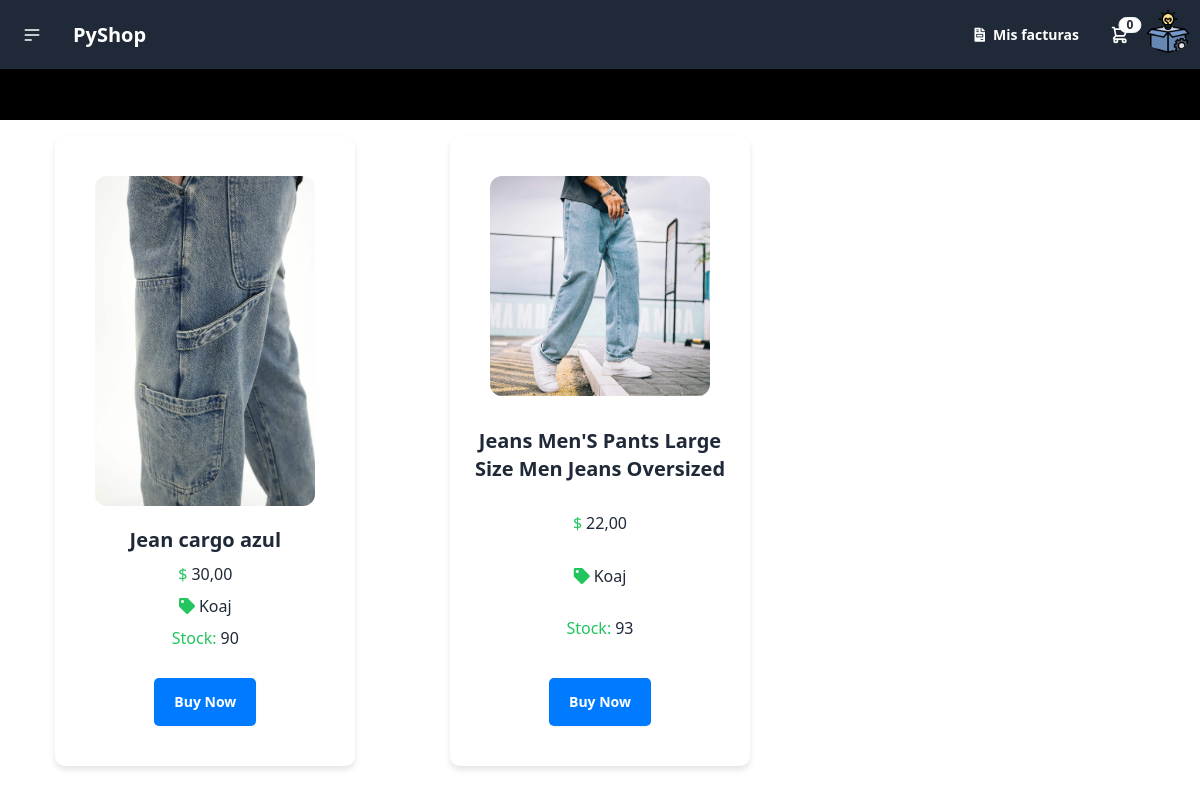
The app's page /products/?brand_id=1 (signed in) with its own data.
### core/models.py (models this page shows, shortened)
class Product(models.Model):
    class Status(models.TextChoices):
        STORE = 'RS', 'Rio Store'
        FERRISARITO = 'FS', 'Ferrisariato'
        COMISARIATO = 'CS', 'Comisariato'
    description = models.CharField('Articulo',max_length=100)
    cost=models.DecimalField('Costo Producto',max_digits=10,decimal_places=2,default=Decimal('0.0'))
    price=models.DecimalField('Precio',max_digits=10,decimal_places=2,default=Decimal('0.0'))
    stock=models.IntegerField(default=100,help_text="Stock debe estar en 0 y 10000 unidades",verbose_name='Stock')
    iva = models.IntegerField(verbose_name='IVA', choices=((0,'0%'),(5,'5%'),(15,'15%')), default=15)
    expiration_date = models.DateTimeField('Fecha Caducidad',default=timezone.now)
    brand = models.ForeignKey(Brand,on_delete=models.CASCADE,related_name='product',verbose_name='Marca')
    user = models.ForeignKey(User,on_delete=models.CASCADE)
    supplier = models.ForeignKey(Supplier,on_delete=models.CASCADE,verbose_name='Proveedor')
    categories = models.ManyToManyField('Category',verbose_name='Categoria')
    line = models.CharField('Linea',max_length=2,choices=Status.choices,default=Status.COMISARIATO)
    image = models.ImageField(upload_to='products/',blank=True,null=True,default='products/default.png')
    created = models.DateTimeField(auto_now_add=True)
    updated = models.DateTimeField(auto_now=True)
    state = models.BooleanField('Activo', default = True)
    objects = models.Manager()  # Manager predeterminado
    active_products = ActiveProductManager()  #
    class Meta:
        verbose_name = 'Producto'
        verbose_name_plural = 'Productos'
        ordering = ['description']
        indexes = [models.Index(fields=['description']),]

class Brand(models.Model):
    description = models.CharField('Articulo',max_length=100)
    user = models.ForeignKey(User,on_delete=models.CASCADE)
    created = models.DateTimeField(auto_now_add=True)
    updated = models.DateTimeField(auto_now=True)
    state = models.BooleanField('Activo', default = True)
    objects = models.Manager()  # Manager predeterminado
    active_brands = ActiveBrandManager()  # Manager filtrado por state=True
    class Meta:
        verbose_name = 'Marca'
        verbose_name_plural = 'Marcas'
        ordering = ['description']
        indexes = [
            models.Index(fields=['description']),]
    def __str__(self):
        return self.description

### core/products.py (the view)
# urls.py: path('products/', login_required(product_List), name='product_list'),
def product_List(request):
    brands = Brand.objects.all()
    brand_id = request.GET.get("brand_id")
    data = {
        "title1": "Productos",
        "title2": "Consulta De Productos",
    }
    products = Product.objects.filter(brand=brand_id)
    for product in products:
        if not product.image:
            product.image = 'products/default.png'  # Ruta a una imagen por defecto
    if not products:
        products = Product.objects.all()
        data["products"] = products
        data["brands"] = brands
        return render(request, "core/shop/varios.html", data)
    data["products"] = products
    data["brands"] = brands
    return render(request, "core/shop/list.html", data)

### templates/core/shop/list.html
{% extends "navbar.html" %}
{% block content %}
<div class="grid grid-cols-3 gap-4">
  {% for product in products %}
  <div class="card w-96 bg-base-100 shadow-xl mx-auto">
    <figure class="px-10 pt-10">
      <img src="{{ product.image.url }}" alt="{{ product.title }}" class="rounded-xl" />
    </figure>
    <div class="card-body items-center text-center">
      <p class="card-title">{{ product.description }}</p>
      <p class="flex items-center">
        <span class="text-green-500 mr-1">$</span>
        {{ product.price }}
      </p>
      <p class="flex items-center">
        <span class="text-green-500 mr-1">
          <i class="fas fa-tag"></i>
        </span>
        {{ product.brand }}
      </p>
      <p class="flex items-center">
        <span class="text-green-500 mr-1">Stock: </span>
        {{ product.stock }}
      </p>
      <div class="card-actions">
        <button class="btn btn-primary add-to-cart" data-product-id="{{ product.id }}">Buy Now</button>
      </div>
    </div>
  </div>
  {% endfor %}
</div>
{% endblock %}

### static/css/carousel.css (style rules this page uses)
.card { width: 300px; height: auto; border-radius: 10px; box-shadow: 0 4px 6px rgba(0, 0, 0, 0.1); overflow: hidden; }
.card-body { padding: 20px; }
.card p { margin: 0; }
.card-actions { padding: 20px; display: flex; justify-content: flex-end; }
.btn-primary { background-color: #007bff; color: #fff; border: none; padding: 10px 20px; border-radius: 5px; cursor: pointer; }

### records on screen
Product: image (picture), description "Jean cargo azul", price "30,00", brand "Koaj", stock "90"
Product: image (picture), description "Jeans Men'S Pants Large Size Men Jeans Oversized", price "22,00", brand "Koaj", stock "93"
